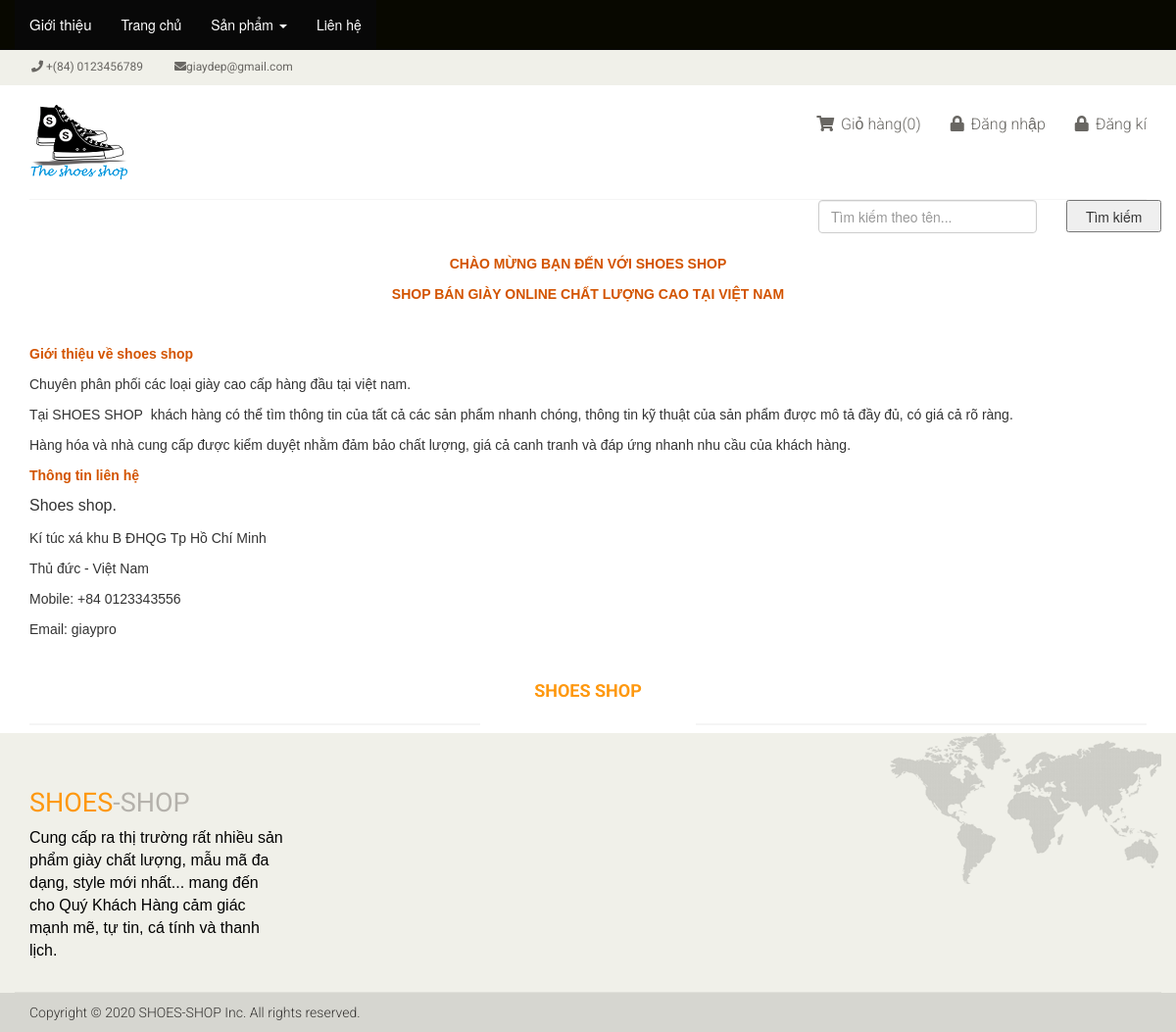
/index.php?p=gioithieu, run on the app's committed database.
### tables this page shows
CREATE TABLE `gioithieu` (
  `id_gioi_thieu` int(11) NOT NULL,
  `logo_trang_chu` text NOT NULL,
  `trang_chu` text NOT NULL,
  `trang_con` text NOT NULL
);

### function/trangchu.php (called while the page is built, shortened)
<?php
	function mnGioiThieu() {
		$qr ="SELECT * FROM gioithieu";
		return mysql_query($qr);
	}
?>

### page/trangchu/gioithieu.php (the view)
<?php
	$gioithieu = mnGioiThieu();
	while ($row = mysql_fetch_array($gioithieu)) {
		echo $row['trang_con'];
	}
?>
<div class="col-sm-12">
	<h2 class="title text-center"><strong>SHOES SHOP</strong></h2>
</div>

### blocks/footer.php
<div class="footer-top">
			<div class="container">
				<div class="row">
					<div class="col-xs-12 col-sm-3 col-md-3 col-lg-3">
						<div class="companyinfo">
							<h2><span>Shoes</span>-shop</h2>
							<?php
								$gioithieu = mnGioiThieu();
								while ($row = mysql_fetch_array($gioithieu)) {
									echo $row['logo_trang_chu'];
								}
							?>
						</div>
					</div>
					<div class="col-xs-12 col-sm-offset-6 col-sm-3 col-md-offset-6 col-md-3 col-lg-offset-6 col-lg-3">
						<div class="">
							<img src="/images/home/map.png" alt="">
						</div>
					</div>
				</div>
			</div>
</div>
<div class="footer-bottom">
	<div class="container">
		<div class="row">
			<p class="pull-left">Copyright © 2020 SHOES-SHOP Inc. All rights reserved.</p>
		</div>
	</div>
</div>

### css/starter-template.css (style rules this page uses)
body { padding-top: 50px; }

### css/main.css (style rules this page uses)
body { font-family: 'Roboto', sans-serif; background:; position: relative; font-weight:400px; }
h1, h2, h3, h4, h5, h6 { font-family: 'Roboto', sans-serif; }
.footer-top .container { border-bottom: 1px solid #E0E0DA; padding-bottom: 20px; }
.companyinfo { margin-top: 57px; }
.companyinfo h2 { color: #B4B1AB; font-family: abel; font-size: 27px; text-transform: uppercase; }
.companyinfo h2 span { color:#FE980F; }
.companyinfo p { color: #B3B3AD; font-family: 'Roboto', sans-serif; font-size: 12px; font-weight: 300; }
.footer-top .col-sm-3 { overflow: hidden; }
.footer-bottom { background: #D6D6D0; padding-top: 10px; }
.footer-bottom p { color: #363432; font-family: 'Roboto', sans-serif; font-weight: 300; margin-left: 15px; }
.left-sidebar h2:after, h2.title:after { content: " "; position: absolute; border: 1px solid #f5f5f5; bottom:8px; left: 0; width: 100%; height: 0; z-index: -2; }
h2.title:before { content: " "; position: absolute; background: #fff; bottom: -6px; width: 220px; height: 30px; z-index: -1; left: 50%; margin-left: -110px; }
h2.title { color: #FE980F; padding: 3px; font-family: 'Roboto', sans-serif; font-size: 18px; font-weight: 700; margin: 0 15px; text-transform: uppercase; margin-bottom: 30px; }

### data on the page
gioithieu: trang_con "CHÀO MỪNG BẠN ĐẾN VỚI SHOES SHOP SHOP BÁN GIÀY ONLINE CHẤT LƯỢNG CAO TẠI VIỆT NAM Giới thiệu về shoes shop Chuyên phân phối các loại giày cao cấp hàng đầu tại việt nam. Tại SHOES SHOP khách hàng có thể tìm thông tin của tất cả các sản phẩm nhanh chóng, thông tin kỹ thuật của sản phẩm được mô tả đầy đủ, có giá cả rõ ràng. Hàng hóa và nhà cung cấp được kiểm duyệt nhằm đảm bảo chất lượng, giá cả canh tranh và đáp ứng nhanh nhu cầu của khách hàng. Thông tin liên hệ Shoes shop. Kí túc xá khu B ĐHQG Tp Hồ Chí Minh Thủ đức - Việt Nam Mobile: +84 0123343556 Email: giaypro", logo_trang_chu "Cung cấp ra thị trường rất nhiều sản phẩm giày chất lượng, mẫu mã đa dạng, style mới nhất... mang đến cho Quý Khách Hàng cảm giác mạnh mẽ, tự tin, cá tính và thanh lịch."
